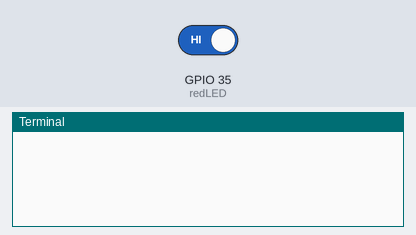
Simulated run of this program. Board: Raspberry Pi (BCM pin numbers). Shown: the last lines printed to the terminal. The inputs (shaded band) are chosen by the test bench; at power-on: GPIO 35 (redLED) HIGH.

Above: at 1.2 s.
1.3 s: GPIO 35 (redLED) driven LOW
At 2.8 s:
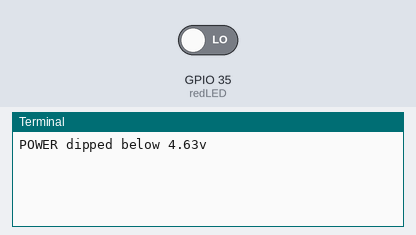
At 5.8 s:
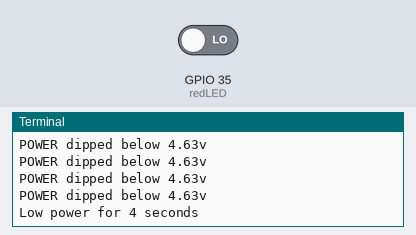
Timing chart, 0 to 7.3 s (numbered marks = the images above; inputs shaded):
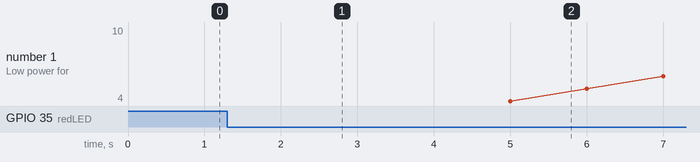

Measured:
- after the input at 1.3 s, the terminal: prints a new line after 0.70 s (image 1)

The program:

power.py
```python
#!/usr/bin/python
import RPi.GPIO as GPIO , time

redLED=35
GPIO.setmode(GPIO.BCM)
GPIO.setup(redLED, GPIO.IN)

powerlow=0
while True:
    if(GPIO.input(redLED)==0):
        print "POWER dipped below 4.63v"
        powerlow += 1
    else:
        powerlow =0
    if (powerlow  > 3):
        print "Low power for " + str(powerlow) + " seconds"
    time.sleep(1)
```
